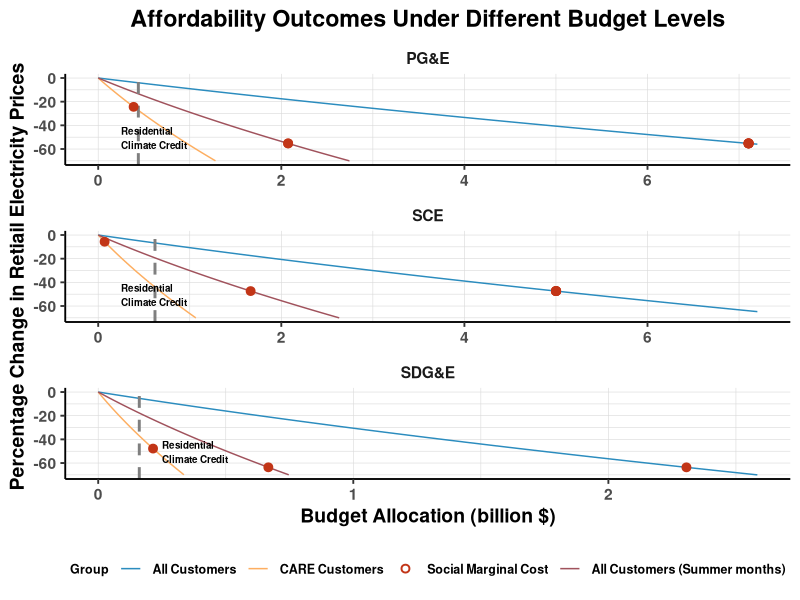
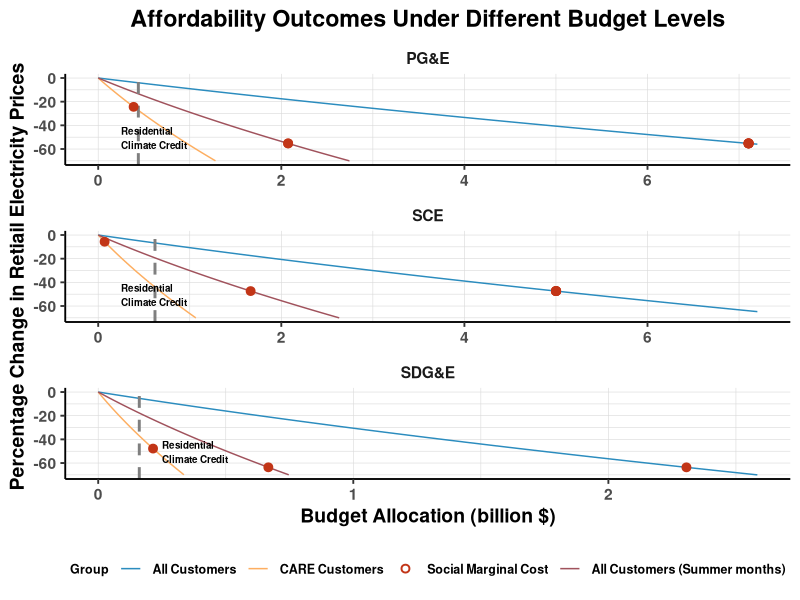
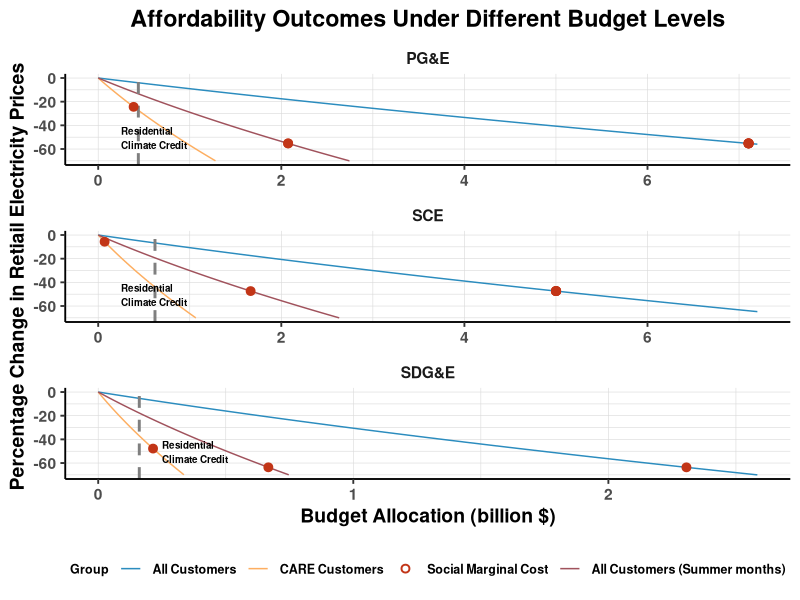

These charts were generated, in order, by the following R code:
library(tidyverse)
library(readxl)
library(dplyr)

# Read base data
ca_afford_long <- read_csv("../data/CA_afford_long.csv") #created in raw_data_prep.R

## Assigning values
# Allowance allocations and estimated value
# calculated in raw_data_prep.R
tot_allocations = 70929951
iou_allocations = 48639173
est_alloc_price = 31.34196

# external values
smc = 0.14 # https://calepa.ca.gov/wp-content/uploads/2025/02/2024-ANNUAL-REPORT-OF-THE-IEMAC-final.pdf 

# auction revenues - https://ww2.arb.ca.gov/sites/default/files/cap-and-trade/allowanceallocation/EDU%202023%20Use%20of%20Allowance%20Value%20Report.pdf 
ceee = 51842387          # Clean Energy and Energy Efficiency (CEEE) 
ind_assist = 102957581   # CA Industry Assistance Credit
res_ccc = 1237788821     # Residential CCC
small_bus_cc = 130902978 # Small Business CCC
ggrf = 4013035685.57     # Greenhouse Gas Reduction Fund

# Estimate values of nidustry allowances
# https://ww2.arb.ca.gov/sites/default/files/2022-12/nc-v2023%20Public%20Allocation%20Summary.pdf  
industry_allow = 34614621 * est_alloc_price

## Analysis

# Set up allowance values for the 6-IOU
form_94 <- readxl::read_xlsx("../data/Form94.xlsx", sheet = "Table 9-4", skip = 1)
form_94 <- form_94 %>%
  rename(`utility` = `...1`) %>%
  select(utility, `2023`)%>% 
  filter(utility =="Pacific Gas and Electric Company" |
           utility =="San Diego Gas & Electric Company" |
           utility =="Southern California Edison Company" |
           utility =="Golden State Water Company (Bear Valley Electric Service)" |
           utility =="Liberty Utilities (CalPeco Electric) LLC" |   
           utility =="PacifiCorp"
  )

# Estimating $ value for auction programs and other free allowances
# Total value is divided proportionally for IOUs
iou_prop <- form_94 %>%
  mutate(util_allow_pct = `2023`/iou_allocations) %>%
  mutate(ceee_allocated = util_allow_pct * ceee ) %>%
  mutate(ind_assist_allocated = util_allow_pct * ind_assist ) %>%
  mutate(res_ccc_allocated = util_allow_pct * res_ccc ) %>%
  mutate(small_bus_cc_allocated = util_allow_pct * small_bus_cc ) %>%  
  mutate(industry_allow_allocated = util_allow_pct * industry_allow ) %>%    
  mutate(ggrf_allocated = util_allow_pct * ggrf ) 

# Add in natural gas
ca_aff_prep <- ca_afford_long %>%
  distinct(utility, natgas_tot_proceeds_2023)

iou_prop <- iou_prop %>%
  left_join(ca_aff_prep, by = c("utility"))

# Total corpus of available allocations at utility level
iou_prop <- iou_prop %>%
  mutate(total_corpus = rowSums(across(c(
    ceee_allocated,
    ind_assist_allocated,
    res_ccc_allocated,
    small_bus_cc_allocated,
    industry_allow_allocated,
    ggrf_allocated,
    natgas_tot_proceeds_2023
  )), na.rm = TRUE))

# Final proportion at IOU level
# Dictates the estimated % value the utility would receive from state-wide allocations
iou_prop <- iou_prop %>%
  mutate(total_abs =  sum(total_corpus, na.rm = TRUE)) %>%
  mutate(util_pct = total_corpus / total_abs ) 

#max_exp <- unique(iou_prop$total_abs) # max expenditure = ~$7.2B

# Keep only main vars
iou_prop <- iou_prop %>%
  select(utility, util_pct)

# Combining IOU proportional values with CA_afford for the 3 large IOUs
ca_afford <- iou_prop %>%
  filter(utility =="Pacific Gas and Electric Company" |
           utility =="San Diego Gas & Electric Company" |
           utility =="Southern California Edison Company") %>%
  left_join(ca_afford_long, by = c("utility")) %>%
  select(-natgas_tot_proceeds_2023)
 
# Retail price impacts
#calculating dq/dp
elasticity = -0.36 # ST elasticity from https://www.haas.berkeley.edu/wp-content/uploads/WP331.pdf 
ca_afford <- ca_afford %>%
  mutate(dq_dp = (`elasticity`*cons)/price)

#quadratic setup
ca_afford <- ca_afford %>%
  mutate(
    a = dq_dp*(-1), # a = dQ/dP = elasticity * Q / P
    b = cons,  # b = baseline consumption Q
  )

# Setting quadratic calculations
quad_df <- ca_afford %>%
  mutate(ccc_c = res_ccc*util_pct*(-1)) %>%      # the budget allocation from ccc - $1.2 billion - divided between the 3 IOUs
  select(utility,price,util_pct, group,ccc_c, a, b)

# setting up budget variations between 0-7.2 billion in 100,000 increments
c_vals <- round(seq(0,7200000000, by = 1000000), 4) 

#quadratic dataframe
curve_df <- quad_df %>%
  rowwise() %>%
  mutate(data = list(tibble(
    c = c_vals, # all possible budget variations; c = -budget
    
    # Solve: a*s^2 + b*s + c = 0
    s = ((-1)*b + sqrt( b^2 - 4*a*c*(-1))) / (2*a), # solving for s using quadratic solution
    s_pct = ((-1)*s) / price, 
    
    s_ccc_pos =  ((-1)*b + sqrt( b^2 - 4*a* (res_ccc*util_pct*(-1)))) / (2*a) , # calculating ccc impact on retail price
    pct_price_ch_ccc = (-1)*s_ccc_pos/price,
    
    
    smc_s = smc-price,                     # s needed to reach smc
    smc_pct  = smc_s / price,              # percentage change
    smc_s_round = round(smc_s,4),
    smc_pct_round = round(smc_pct,4),
    
    # smc_2 = price - smc,
    # smc_c = a*(smc_2^2) + b*smc_2 ,
    
    
    s2 = round(s,4),                       # rounding to 4 digits
    s2_pct = ((-1)*s2) / price,            # calculating change in price in percentage from subsidy
    s2_pct_round = round(s2_pct,4),
    
    c_round = round(c, 1),
    c_2 = b^2 - 4*a*c_round,
    
  ))) %>%
  unnest(cols = c(data)) %>%
  ungroup()

# to control for precision issues - finding the nearest value to smc 
curve_df <- curve_df %>%
  group_by(utility, group) %>%
  mutate(
    diff_from_smc = abs(s2_pct_round - smc_pct_round),
    is_closest = if_else(diff_from_smc == min(diff_from_smc, na.rm = TRUE) & diff_from_smc <= 0.01, TRUE, NA)
  ) %>%
  ungroup()

# curve_df <- curve_df %>%
#   group_by(utility, group) %>%
#   mutate(
#     diff_from_smc2 = abs(s2_pct_round - smc_pct_round),
#     is_closest2 = if_else(diff_from_smc == min(diff_from_smc, na.rm = TRUE) & diff_from_smc <= 0.001, TRUE, NA)
#   ) %>%
#   ungroup()


## Plotting - IOU level

# plot colors
group_colors <- c(
  "all" = "#2b8cbe",      
  "care" = "#fdae61",    
  "summer" = "#a0525c"    
)
# Labels
utility_labels <- c(
  "Pacific Gas and Electric Company" = "PG&E",
  "San Diego Gas & Electric Company" = "SDG&E",
  "Southern California Edison Company" = "SCE"
)

# adjusting place in panel
curve_df <- curve_df %>%
  mutate(utility = factor(
    utility,
    levels = c(
      "Pacific Gas and Electric Company",
      "Southern California Edison Company",
      "San Diego Gas & Electric Company"
    )
  ))

# Plot - IOU level budget allocation
ggplot(curve_df %>% filter(s2_pct_round>=-0.7),
       aes(x = c/1e9, y = s2_pct_round*100, color = group)) +
  geom_line() +
  #facet_wrap(~ utility, scales = "free") +
  labs(x = " ", y = "", title = "Quadratic Curve by Utility") +
  theme_minimal() +
  theme_bw(base_size = 14) +
  
  #wrap for all utilities 
  facet_wrap(~ utility,scales = "free_x", ncol = 1,labeller = labeller(utility = utility_labels)) +
  labs(
    title = "Affordability Outcomes Under Different Budget Levels",
    x = "Budget Allocation (billion $)",
    y = "Percentage Change in Retiail Electricity Prices",
    color = "Group"
  ) +
  
  geom_vline(aes(xintercept = -ccc_c/1e9),
             linetype = "dashed",
             color = "grey50",
             linewidth = 1) +
  annotate(
    "text",
    x = 0.25,
    y = -60,
    label = "Residential \nClimate Credit",
    hjust = -0,
    vjust = 0,
    color = "black",
    fontface = "bold",
    size = 2.5
  ) +
  
  geom_point(
    data = curve_df %>% filter(is_closest),
    aes(x = c / 1e9, y = s2_pct_round * 100, color = "SMC Point", fill = "SMC Point"),
    shape = 21,
    size = 2,
    stroke = 1
  ) +
  
  scale_color_manual(
    values = c(
      "SMC Point" = "#c23517",
      "all" = "#2b8cbe",
      "care" = "#fdae61",
      "summer" = "#a0525c"
    ),
    labels = c(
      "all" = "All Customers",
      "care" = "CARE Customers",
      "summer" = "All Customers (Summer months)",
      "SMC Point" = "Social Marginal Cost"
    )) +
  
  scale_fill_manual(
    values = c("SMC Point" = "#c23517"),
    guide = "none"  # hide separate fill legend if not needed
  ) +
  
  
  theme(
    text = element_text(face = "bold"),  
    plot.title = element_text(face = "bold", hjust = 0.5),      # title
    axis.title = element_text(face = "bold"),      # x and y axis titles
    axis.text = element_text(face = "bold"),       # tick labels
    strip.text = element_text(face = "bold"),      # facet labels
    legend.text = element_text(face = "bold",size = 9),     # legend labels
    legend.title = element_text(face = "bold", size = 9),    # legend title (if shown)
    panel.grid = element_blank(),
    panel.border = element_blank(),
    strip.background = element_blank(),
    axis.line = element_line(color = "black"),
    legend.position = "bottom",
    legend.key = element_blank(),
    legend.background = element_blank(),
    panel.grid.major = element_line(color = "gray85", linewidth = 0.2),
    panel.grid.minor = element_line(color = "gray85", linewidth = 0.2)
  )

ggsave("plots/affordability_iou.png", width = 8, height = 10, dpi = 300)
ggsave("plots/affordability_iou.pdf", width = 8, height = 10, dpi = 300)

# save df for shiny app
write_csv(curve_df,"data/curve_df.csv")


# Tables:
# C&T Program spending to price reduction
quad_df_table <- ca_afford %>%
  mutate(ccc_c = res_ccc*util_pct*(-1)) %>%      # the budget allocation from ccc - $1.2 billion - divided between the 3 IOUs
  select(utility,price,util_pct, group,ccc_c, a, b) %>%
  left_join(ca_aff_prep, by = c("utility")) 
{
quad_df_table <- quad_df_table %>%
  mutate(
    # calculating auction programs impact on retail price
    # CCC
    
    s_ccc_pos =  ((-1)*b + sqrt( b^2 - 4*a* (res_ccc*util_pct*(-1)))) / (2*a) , 
    pct_price_ch_ccc = (-1)*s_ccc_pos/price,
    
    #CEEE
    s_ceee = ((-1)*b + sqrt( b^2 - 4*a* (ceee*util_pct*(-1)))) / (2*a) , 
    pct_price_ceee = (-1)*s_ceee/price,
  
    #EITE Industrial
    s_ind_assist = ((-1)*b + sqrt( b^2 - 4*a* (ind_assist*util_pct*(-1)))) / (2*a) , 
    pct_price_ind_assist = (-1)*s_ind_assist/price,
    
    #Small Business CCC
    s_small_bus_cc = ((-1)*b + sqrt( b^2 - 4*a* (small_bus_cc*util_pct*(-1)))) / (2*a) , 
    pct_price_small_bus_cc = (-1)*s_small_bus_cc/price,  
    
    #Greenhouse Gas Reduction Fund
    s_ggrf = ((-1)*b + sqrt( b^2 - 4*a* (ggrf*util_pct*(-1)))) / (2*a) , 
    pct_price_ggrf = (-1)*s_ggrf/price,   

    # Estimate Industry allowances
    s_industry_allow = ((-1)*b + sqrt( b^2 - 4*a* (industry_allow*util_pct*(-1)))) / (2*a) , 
    pct_price_industry_allow = (-1)*s_industry_allow/price,   
    
    # Natural Gas Proceed
    s_natgas = ((-1)*b + sqrt( b^2 - 4*a* (natgas_tot_proceeds_2023*util_pct*(-1)))) / (2*a) , 
    pct_price_natgas = (-1)*s_natgas/price,   
    
    # # smc
    # smc_s = price - smc,                     # s needed to reach smc
    # smc_pct  = smc_s / price,    
    )
  }


# Table 1
quad_df_table_summary <- ca_afford %>%
  distinct(utility, group, price, hh, cons) %>% view()

# Table 2
quad_df_table %>%
  select(utility, group,price,pct_price_ch_ccc ) %>%
  view()

# Table 3
# C&T Program allocation per IOU
quad_df_table2 <- ca_afford %>%
  left_join(ca_aff_prep, by = c("utility")) %>%
  select(utility,price,util_pct, group,natgas_tot_proceeds_2023) %>%
  mutate(
    ccc_c = res_ccc*util_pct,
    ceee_c = ceee*util_pct,
    ind_assist_c = ind_assist*util_pct,
    small_bus_cc_c = small_bus_cc*util_pct,
    ggrf_c = ggrf*util_pct,    
    natgas_tot_proceeds_2023_c = natgas_tot_proceeds_2023*util_pct,  
    industry_allowance_c = industry_allow*util_pct
  )

quad_df_table2 %>%
  distinct(utility,ccc_c,natgas_tot_proceeds_2023_c,ceee_c,small_bus_cc_c,ind_assist_c,ggrf_c, industry_allowance_c) %>%
  view()
  



